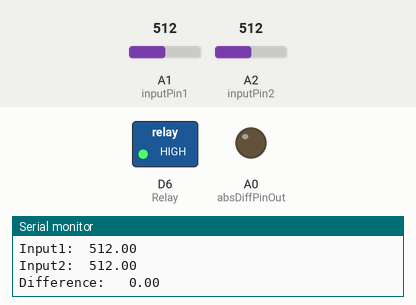
A sketch run on a simulated Arduino MKR. Shown: switched loads named in the sketch (green lamp = pin HIGH), output pins drawn as LEDs (lit = HIGH), the last lines printed to the serial monitor. Inputs (shaded band) come from the test bench; at power-on: A1 (inputPin1) = 512, A2 (inputPin2) = 512.

Above: at 1.8 s.
1.9 s: A1 (inputPin1) set to 716
At 3.2 s:
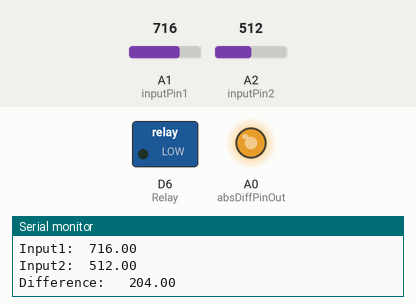
3.5 s: A2 (inputPin2) set to 900
At 4.7 s:
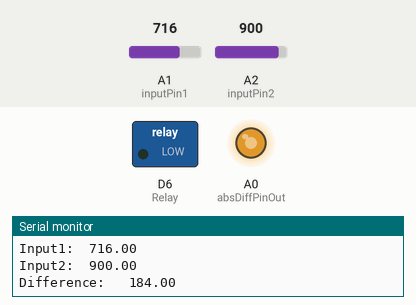
5.5 s: A1 (inputPin1) set to 762
At 6.3 s:
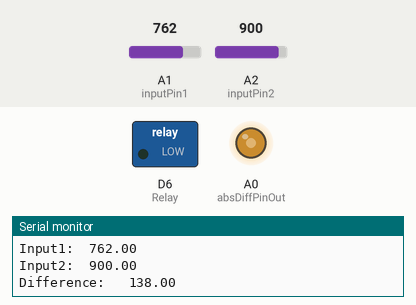
7.5 s: A1 (inputPin1) set to 771
At 9.1 s:
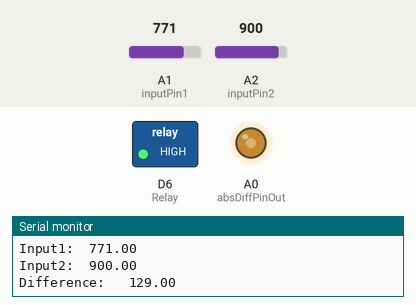
9.5 s: A2 (inputPin2) set to 716
At 10.6 s:
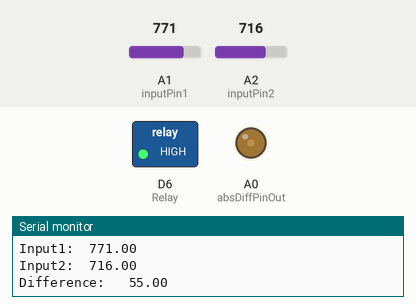
11.5 s: A1 (inputPin1) set to 900
At 13.4 s:
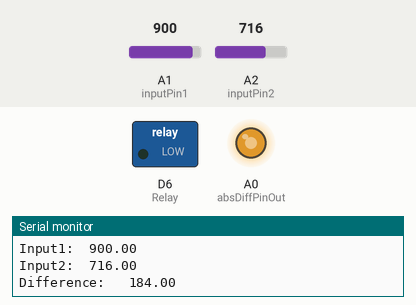
Timing chart, 0 to 14.5 s (numbered marks = the images above; inputs shaded):
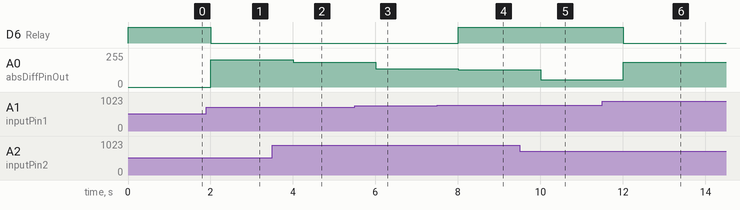

Measured:
- the behaviour switches between 770 and 771 on A1 (inputPin1) (found by bisection; images 3 and 4)
- after the input at 1.9 s, D6 (Relay): HIGH → LOW after 0.10 s; A0 (absDiffPinOut): 0/255 → 204/255 after 0.10 s
- after the input at 3.5 s, A0 (absDiffPinOut): 204/255 → 184/255 after 0.50 s
- after the input at 5.5 s, A0 (absDiffPinOut): 184/255 → 138/255 after 0.50 s
- after the input at 7.5 s, D6 (Relay): LOW → HIGH after 0.50 s; A0 (absDiffPinOut): 138/255 → 129/255 after 0.50 s
- after the input at 9.5 s, A0 (absDiffPinOut): 129/255 → 55/255 after 0.51 s
- after the input at 11.5 s, D6 (Relay): HIGH → LOW after 0.51 s; A0 (absDiffPinOut): 55/255 → 184/255 after 0.51 s

The sketch:

pressure_diff.ino
```cpp
//Set up Constants and variables
const float THRESHOLD = 130.00;
const int Relay = 6;
const int absDiffPinOut = A0;
const int inputPin1 = A1;
const int inputPin2 = A2;

float sensorInputOne = 0;
float sensorInputTwo = 0;
float voltageDifference = 0;

void setup() {
 Serial.begin(9600);
 pinMode(Relay, OUTPUT);
 pinMode(absDiffPinOut, OUTPUT);
}

void loop() {

  //Read in Voltages
  sensorInputOne = analogRead(inputPin1);
  sensorInputTwo = analogRead(inputPin2);

  //Take the Difference
  voltageDifference = abs(sensorInputOne - sensorInputTwo);

  //Read out Absolute Voltage Difference and Conditionally change output to Relay
  analogWrite(absDiffPinOut, voltageDifference);

  if (voltageDifference < THRESHOLD){
    digitalWrite(Relay, HIGH);
  }else{
    digitalWrite(Relay, LOW);
  }

  //Check Values:
  Serial.print("Input1:  ");
  Serial.println(sensorInputOne);
  Serial.print("Input2:  ");
  Serial.println(sensorInputTwo);
  Serial.print("Difference:   ");
  Serial.println(voltageDifference);

  //Set cycle with delay -- Recall: 1000 = 1s
  delay(1000);

}
```
